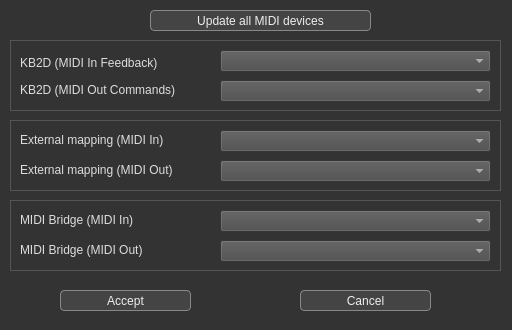
<?xml version="1.0" encoding="UTF-8"?>
<ui version="4.0">
 <class>MidiDevices</class>
 <widget class="QDialog" name="MidiDevices">
  <property name="geometry">
   <rect>
    <x>0</x>
    <y>0</y>
    <width>512</width>
    <height>330</height>
   </rect>
  </property>
  <property name="windowTitle">
   <string>MIDI ports Settings</string>
  </property>
  <property name="styleSheet">
   <string notr="true">QDialog {background-color:#333;}
QWidget {color:#ddd;}

QComboBox {background-color:#4A4A4A;}
QComboBox QAbstractItemView {background-color:#444;}
QComboBox:hover{background-color:#405080;}
QComboBox:!enabled{background-color:#202020;color:#808080;}

QPushButton{background-color:#444;color:#EEE;border:1px solid #888; border-radius:4px;}
QPushButton:!enabled{background-color:#202020;color:#808080}
QPushButton:hover{background-color:#405080;}
QPushButton:pressed {background:#505020;border:1px inset #222;}
QSpinBox:!enabled {color:#777;}
QDoubleSpinBox:!enabled {color:#777;}
QLabel {background-color: rgba(0, 0, 0, 0);}
QLabel:!enabled {color:#888;}
QLineEdit {background-color:#333;color:#EEE;border:1px solid #888;}
QLineEdit:hover{background-color:#446;}
QLineEdit:!enabled {background-color:#202020;color:#888;}
QMessageBox QPushButton {width:80px;height:20px;}

QGroupBox {border: 1px solid #555; }</string>
  </property>
  <widget class="QPushButton" name="cancelButton">
   <property name="geometry">
    <rect>
     <x>300</x>
     <y>290</y>
     <width>131</width>
     <height>21</height>
    </rect>
   </property>
   <property name="text">
    <string>Cancel</string>
   </property>
  </widget>
  <widget class="QPushButton" name="validateButton">
   <property name="geometry">
    <rect>
     <x>60</x>
     <y>290</y>
     <width>131</width>
     <height>21</height>
    </rect>
   </property>
   <property name="text">
    <string>Accept</string>
   </property>
  </widget>
  <widget class="QGroupBox" name="groupBox">
   <property name="geometry">
    <rect>
     <x>10</x>
     <y>200</y>
     <width>491</width>
     <height>71</height>
    </rect>
   </property>
   <property name="title">
    <string/>
   </property>
   <widget class="QComboBox" name="throughInComboBox">
    <property name="geometry">
     <rect>
      <x>210</x>
      <y>10</y>
      <width>271</width>
      <height>22</height>
     </rect>
    </property>
   </widget>
   <widget class="QLabel" name="label_6">
    <property name="geometry">
     <rect>
      <x>10</x>
      <y>40</y>
      <width>191</width>
      <height>20</height>
     </rect>
    </property>
    <property name="text">
     <string>MIDI Bridge (MIDI Out)</string>
    </property>
   </widget>
   <widget class="QLabel" name="label_5">
    <property name="geometry">
     <rect>
      <x>10</x>
      <y>10</y>
      <width>191</width>
      <height>20</height>
     </rect>
    </property>
    <property name="text">
     <string>MIDI Bridge (MIDI In)</string>
    </property>
   </widget>
   <widget class="QComboBox" name="throughOutComboBox">
    <property name="geometry">
     <rect>
      <x>210</x>
      <y>40</y>
      <width>271</width>
      <height>22</height>
     </rect>
    </property>
   </widget>
  </widget>
  <widget class="QGroupBox" name="groupBox_2">
   <property name="geometry">
    <rect>
     <x>10</x>
     <y>120</y>
     <width>491</width>
     <height>71</height>
    </rect>
   </property>
   <property name="title">
    <string/>
   </property>
   <widget class="QLabel" name="label_3">
    <property name="geometry">
     <rect>
      <x>10</x>
      <y>10</y>
      <width>191</width>
      <height>20</height>
     </rect>
    </property>
    <property name="text">
     <string>External mapping (MIDI In)</string>
    </property>
   </widget>
   <widget class="QComboBox" name="extInComboBox">
    <property name="geometry">
     <rect>
      <x>210</x>
      <y>10</y>
      <width>271</width>
      <height>22</height>
     </rect>
    </property>
   </widget>
   <widget class="QComboBox" name="extOutComboBox">
    <property name="geometry">
     <rect>
      <x>210</x>
      <y>40</y>
      <width>271</width>
      <height>22</height>
     </rect>
    </property>
   </widget>
   <widget class="QLabel" name="label_4">
    <property name="geometry">
     <rect>
      <x>10</x>
      <y>40</y>
      <width>191</width>
      <height>20</height>
     </rect>
    </property>
    <property name="text">
     <string>External mapping (MIDI Out)</string>
    </property>
   </widget>
  </widget>
  <widget class="QGroupBox" name="groupBox_3">
   <property name="geometry">
    <rect>
     <x>10</x>
     <y>40</y>
     <width>491</width>
     <height>71</height>
    </rect>
   </property>
   <property name="title">
    <string/>
   </property>
   <widget class="QLabel" name="label">
    <property name="geometry">
     <rect>
      <x>10</x>
      <y>13</y>
      <width>191</width>
      <height>20</height>
     </rect>
    </property>
    <property name="text">
     <string>KB2D (MIDI In Feedback)</string>
    </property>
   </widget>
   <widget class="QComboBox" name="kbOutComboBox">
    <property name="geometry">
     <rect>
      <x>210</x>
      <y>40</y>
      <width>271</width>
      <height>22</height>
     </rect>
    </property>
   </widget>
   <widget class="QComboBox" name="kbInComboBox">
    <property name="geometry">
     <rect>
      <x>210</x>
      <y>10</y>
      <width>271</width>
      <height>22</height>
     </rect>
    </property>
   </widget>
   <widget class="QLabel" name="label_2">
    <property name="geometry">
     <rect>
      <x>10</x>
      <y>40</y>
      <width>191</width>
      <height>20</height>
     </rect>
    </property>
    <property name="text">
     <string>KB2D (MIDI Out Commands)</string>
    </property>
   </widget>
  </widget>
  <widget class="QPushButton" name="updateAllButton">
   <property name="geometry">
    <rect>
     <x>150</x>
     <y>10</y>
     <width>221</width>
     <height>21</height>
    </rect>
   </property>
   <property name="text">
    <string>Update all MIDI devices</string>
   </property>
  </widget>
 </widget>
 <resources/>
 <connections/>
</ui>
